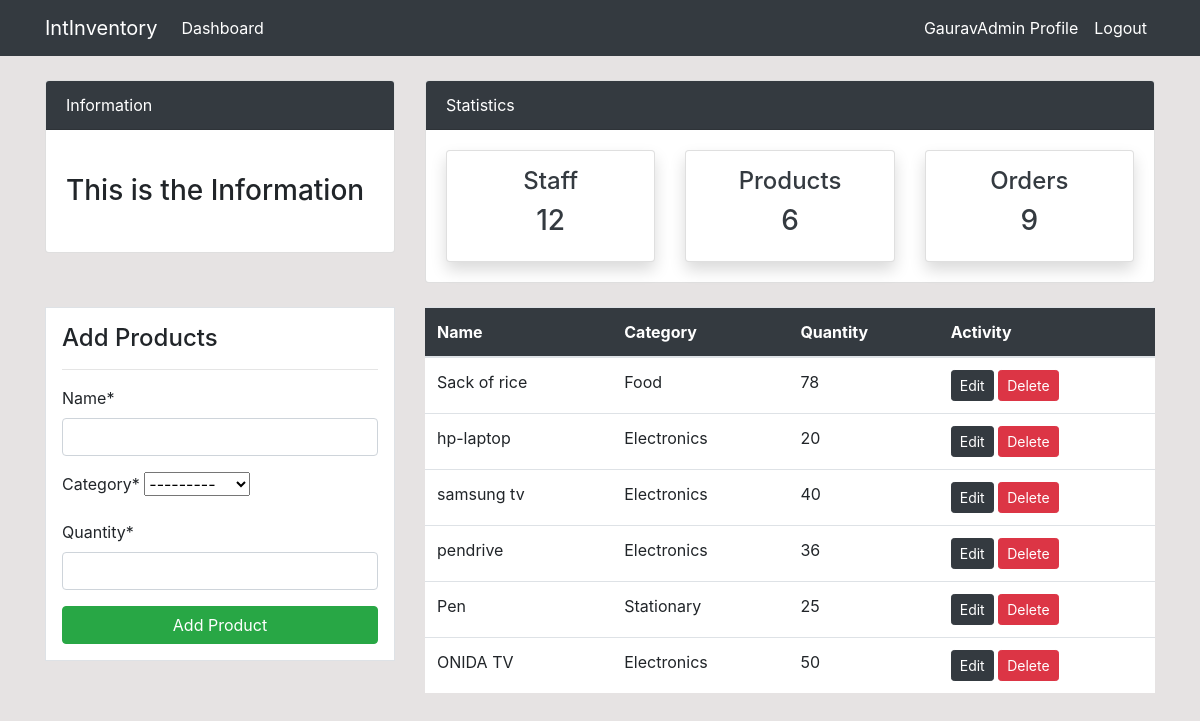
The app's page /product/ (signed in) with its own data.
### dashboard/models.py (models this page shows, shortened)
class Product(models.Model):
    name = models.CharField(max_length=100, null=True)
    category = models.CharField(max_length=20, choices=CATEGORY, null=True)
    quantity = models.PositiveIntegerField(null=True)
    class Meta:
        verbose_name_plural = "Product"

### dashboard/views.py (the view)
# urls.py: path('product/', views.product, name='dashboard-product'),
@login_required(login_url="user-login")
def product(request):
    items = Product.objects.all()
    product_count = items.count()
    workers_count  = User.objects.all().count()
    orders_count = Order.objects.all().count()
    if request.method == 'POST':
        form = ProductForm(request.POST)
        if form.is_valid():
            form.save()
            product_name = form.cleaned_data.get('name')
            messages.success(request, f'{product_name} has been added')
            return redirect('dashboard-product')
    else:
        form = ProductForm()
    context = {
        'items': items,
        'form' : form,
        'workers_count':workers_count,
        'orders_count': orders_count,
        'product_count': product_count
    }
    return render(request, 'dashboard/product.html', context)

### dashboard/forms.py
class ProductForm(forms.ModelForm):
    class Meta:
        model = Product
        fields = ['name','category','quantity']

### templates/dashboard/product.html (shortened to what this page needs)
{% extends 'partials/base.html' %}
{% block content %}
{% include 'partials/topnav.html' %}
{% load crispy_forms_tags %}
<div class="container">
    <div class="row my-4">
        <div class="col-md-4">
            <div class="border bg-white p-3">
                <h4>Add Products</h4>
                <hr>
                <form method="POST">
                    {{ form|crispy }}
                    <input class="btn btn-success btn-block" type="submit" value="Add Product">
                </form>
            </div>
        </div>
        <div class="col-md-8">
            <table class="table bg-white">
                <thead class="bg-dark">
                    <tr class="text-white">
                        <th scope="col">Name</th>
                        <th scope="col">Category</th>
                        <th scope="col">Quantity</th>
                        <th scope="col">Activity</th>
                    </tr>
                </thead>
                <tbody>
                    {% for item in items %}
                    <tr>
                        <td>{{ item.name }}</td>
                        <td>{{ item.category }}</td>
                        <td>{{ item.quantity }}</td>
                        <td>
                            <a class="btn btn-dark btn-sm" href="{%url 'dashboard-product-update' item.id %}">Edit</a>
                            <a class="btn btn-danger btn-sm" href="{%url 'dashboard-product-delete' item.id %}">Delete</a>
                        </td>
                    </tr>
                    {% endfor %}
                </tbody>
            </table>
        </div>
    </div>
</div>
{% endblock %}

### templates/partials/nav.html (shortened to what this page needs)
<nav class="navbar navbar-expand-lg navbar-info bg-dark">
    {% if user.is_authenticated %}
    <div class="container">
        <a class="navbar-brand text-white" href="index.html">IntInventory</a>
        <div class="collapse navbar-collapse" id="navbarSupportedContent">
            <ul class="navbar-nav mr-auto">
                <li class="nav-item active">
                    <a class="nav-link text-white" href="{% url 'dashboard-index' %}">Dashboard </a>
                </li>
            </ul>
            <ul class="navbar-nav ml-auto">
                <li class="nav-item active">
                    <a class="nav-link text-white" href="{% url 'user-profile' %}">{{ user.username }} Profile </a>
                </li>
                <li class="nav-item">
                    <a class="nav-link text-white" href="{% url 'user-logout' %}">Logout</a>
                </li>
            </ul>
            {% endif %}
        </div>
    </div>
</nav>

### static/style.css (style rules this page uses)
body { background: rgb(230, 227, 227); }

### records on screen
Product: name "Sack of rice", category "Food", quantity "78"
Product: name "hp-laptop", category "Electronics", quantity "20"
Product: name "samsung tv", category "Electronics", quantity "40"
Product: name "pendrive", category "Electronics", quantity "36"
Product: name "Pen", category "Stationary", quantity "25"
Product: name "ONIDA TV", category "Electronics", quantity "50"

### other values on screen
{{ user.username }} "GauravAdmin"
{{ workers_count }} "12"
{{ product_count }} "6"
{{ orders_count }} "9"
